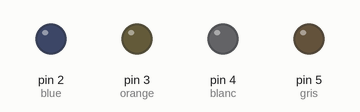
A sketch run on a simulated Arduino Uno, built with avr-gcc and run on an emulated ATmega328P. Parts: output pins drawn as LEDs (lit = HIGH).

Above: at 0.5 s.
At 2.0 s:
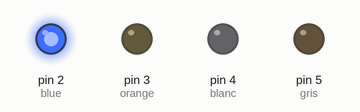
At 4.0 s:
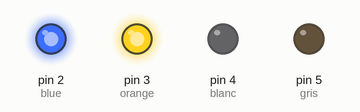
At 6.0 s:
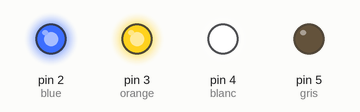
At 8.5 s:
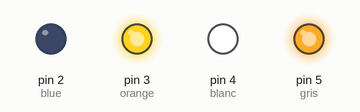
At 9.5 s:
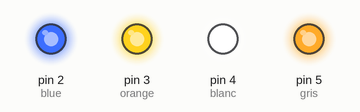
Timing chart, 0 to 10.4 s (numbered marks = the images above):
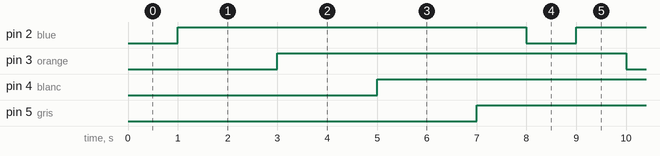

Measured:
- by itself, pin 2 (blue), pin 3 (orange), pin 4 (blanc), pin 5 (gris): alternates HIGH for 7.0 s and LOW for 1.0 s

The sketch:

test-enroulement-moteur-unipolar.ino
```cpp
#define VELOCIDAD 1700

int blue = 2;
int orange = 3;
int blanc = 4;
int gris = 5;
int steps = 13;
int direccion = 9;
int reset = 10;
int pasos = 3500;

// the setup routine runs once when you press reset:
void setup() {
  // initialize the digital pin as an output.
  pinMode(blue, OUTPUT);
  pinMode(orange, OUTPUT);
  pinMode(blanc, OUTPUT);
  pinMode(gris, OUTPUT);

  //pinMode(reset, OUTPUT);
  Serial.begin(9600);
}

// the loop routine runs over and over again forever:
void loop() {
  digitalWrite(blue, LOW);
  delay(1000);
  digitalWrite(blue, HIGH);
  delay(1000);
  digitalWrite(orange, LOW);
  delay(1000);
  digitalWrite(orange, HIGH);
  delay(1000);
  digitalWrite(blanc, LOW);
  delay(1000);
  digitalWrite(blanc, HIGH);
  delay(1000);
  digitalWrite(gris, LOW);
  delay(1000);
  digitalWrite(gris, HIGH);
  delay(1000);
  //Serial.println("Sens 1");
/*

  for (int i = 0; i<pasos; i++)       //Equivale al numero de vueltas (200 es 360º grados) o micropasos
  {
    digitalWrite(steps, HIGH);  // This LOW to HIGH change is what creates the
    digitalWrite(steps, LOW); // al A4988 de avanzar una vez por cada pulso de energia.
    delayMicroseconds(VELOCIDAD);     // Regula la velocidad, cuanto mas bajo mas velocidad.

  }

  digitalWrite(reset, LOW);   //Mientras reset este en LOW el motor permanecerá apagado y no sufrirá. El chip apagará todos los puertos y no leerá comandos.
  delay(100);
  digitalWrite(reset, HIGH);   //Cuando reset se encuentre en HIGH el motor arrancará y leerá los comandos enviados.
  digitalWrite(direccion, LOW);
  Serial.println("Sens 2");

  for (int i = 0; i<pasos; i++)       //Equivale al numero de vueltas (200 es 360º grados) o micropasos
  {

    digitalWrite(steps, LOW);   // LOW to HIGH hace que el motor avance ya que da la orden
    digitalWrite(steps, HIGH);    // al A4988 de avanzar una vez por cada pulso de energia.
    delayMicroseconds(VELOCIDAD);         // Regula la velocidad, cuanto mas bajo mas velocidad.
  }
 */
}
```
